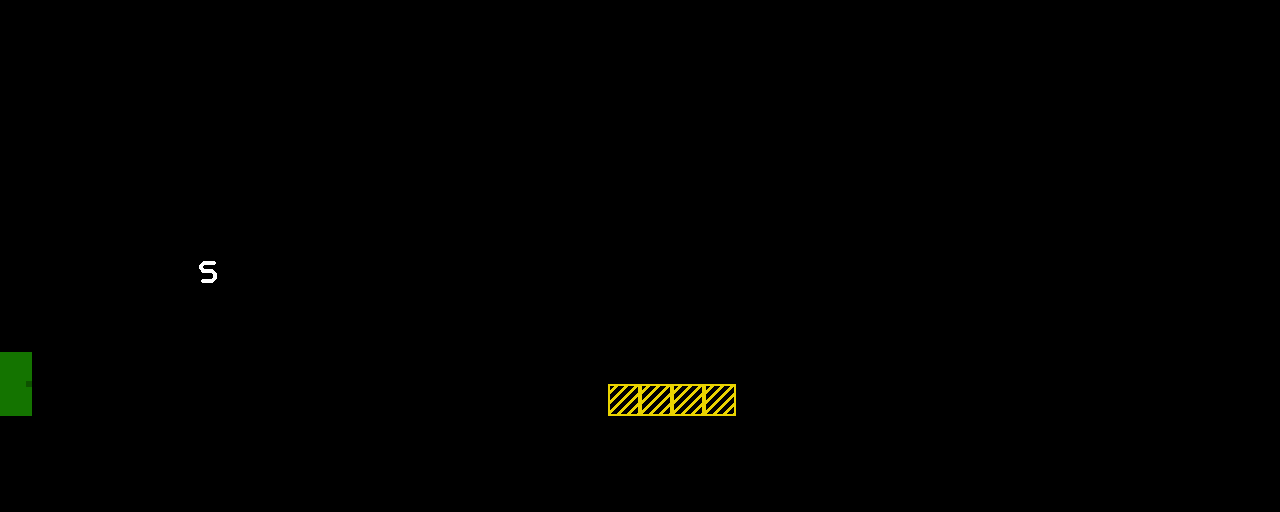

This game map was drawn from its Tiled (.tmx) file and the tilesets committed beside it. A one-line description and the trimmed map source follow:
An orthogonal 40x16 tile map with 32x32 px tiles, 1 tile layer (World) and 2 objects (door, saveBlock).

<map version="1.2" tiledversion="1.2.4" orientation="orthogonal" renderorder="right-down" width="40" height="16" tilewidth="32" tileheight="32" infinite="0" nextlayerid="3" nextobjectid="3">
 <tileset firstgid="1" name="otherTiles-extruded" tilewidth="32" tileheight="32" spacing="2" margin="1" tilecount="6" columns="2">
  <image source="../tilesets/otherTiles-extruded.png" width="68" height="102" />
 </tileset>
 <layer id="1" name="World" width="40" height="16">
  <data>[640 cells, 88 non-empty, 5 distinct tile ids]</data>
 </layer>
 <objectgroup id="2" name="Objects">
  <object id="1" name="DoorA" type="door" x="0" y="352" width="32" height="64">
   <properties>
    <property name="level" value="level1" />
    <property name="symbol" value="A" />
   </properties>
  </object>
  <object id="2" name="saveBlockA" type="saveBlock" x="192" y="256" width="32" height="32" />
 </objectgroup>
</map>
